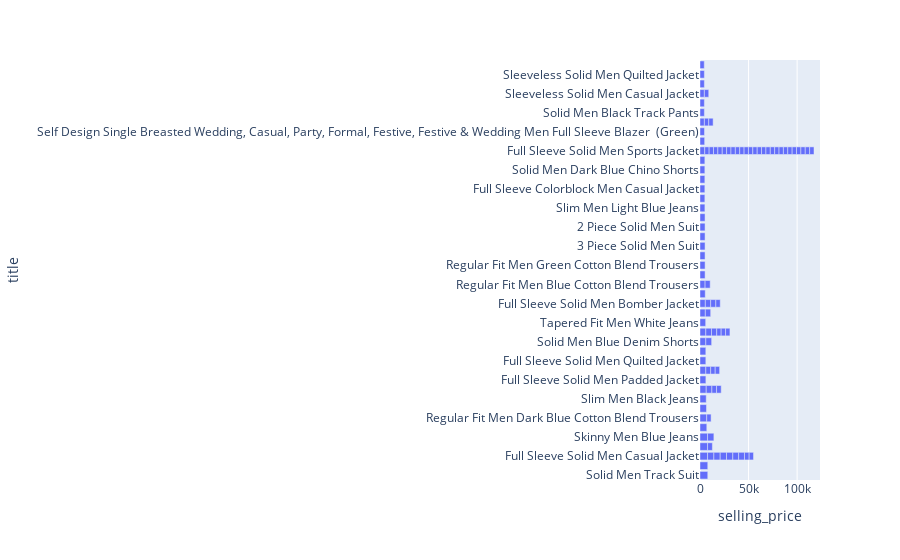

Notebook cell for this chart:
### Code cell
px.bar(high_selling_price_df,y='title',x='selling_price')

### Figure 1 — Plotly figure (JSON) as saved in the notebook; plotly's stock layout.template omitted (floating-point values rounded to 4 significant figures)
{"data": [{"alignmentgroup": "True", "hovertemplate": "selling_price=%{x}<br>title=%{y}<extra></extra>", "legendgroup": "", "marker": {"color": "#636efa", "pattern": {"shape": ""}}, "name": "", "offsetgroup": "", "orientation": "h", "showlegend": false, "textposition": "auto", "type": "bar", "x": [7999, 7998, 7799, 7799, 7794, 6998, 6925, 6692, 6499, 6499, 6499, 6499, 6493, 6399, 6399, 6049, 5999, 5999, 5998, 5998, 5990, 5990, 5990, 5990, 5843, 5843, 5843, 5498, 5498, 5498, 5498, 5394, 5394, 5299, 5243, 5243, 5243, 5243, 5200, 5199, 5199, 5199, 5188, 5060, 4999, 4999, 4998, 4998, 4990, 4990, 4949, 4899, 4799, 4799, 4799, 4783, 4654, 4599, 4559, 4559, 4559, 4549, 4515, 4500, 4499, 4499, 4499, 4499, 4499, 4499, 4499, 4499, 4499, 4499, 4499, 4499, 4499, 4499, 4499, 4499, 4499, 4499, 4499, 4499, 4499, 4499, 4499, 4499, 4499, 4499, 4499, 4499, 4499, 4499, 4499, 4498, 4498, 4493, 4479, 4387], "xaxis": "x", "y": ["Solid Men Track Suit", "Checkered Single Breasted Party Men Full Sleeve Blazer  (Grey)", "Full Sleeve Solid Men Casual Jacket", "Full Sleeve Printed Men Sweatshirt", "Skinny Men Blue Jeans", "Self Design Single Breasted Party Men Full Sleeve Blazer  (Blue)", "Regular Fit Men Dark Blue Cotton Blend Trousers", "Maxx Regular Men Black Jeans", "Full Sleeve Solid Men Casual Jacket", "Full Sleeve Solid Men Casual Jacket", "Full Sleeve Solid Men Casual Jacket", "Full Sleeve Solid Men Casual Jacket", "Skinny Men Blue Jeans", "Slim Men Black Jeans", "Slim Men Dark Blue Jeans", "Full Sleeve Solid Men Padded Jacket", "Tapered Fit Men Blue Jeans", "Full Sleeve Solid Men Casual Jacket", "Full Sleeve Solid Men Casual Jacket", "Full Sleeve Solid Men Quilted Jacket", "Solid Men Beige Denim Shorts", "Solid Men Blue Denim Shorts", "Solid Men Blue Denim Shorts", "Slim Men Blue Jeans", "Slim Men Blue Jeans", "Slim Men Dark Blue Jeans", "Tapered Fit Men White Jeans", "Full Sleeve Solid Men Riding Jacket", "Full Sleeve Solid Men Bomber Jacket", "Full Sleeve Solid Men Bomber Jacket", "Full Sleeve Solid Men Riding Jacket", "Regular Men Light Blue Jeans", "Slim Men Blue Jeans", "Full Sleeve Solid Men Bomber Jacket", "Regular Fit Men Blue Cotton Blend Trousers", "Regular Fit Men Brown Cotton Blend Trousers", "Regular Fit Men Blue Cotton Blend Trousers", "Regular Fit Men Green Cotton Blend Trousers", "Mods Western Star Self Design Sherwani", "3 Piece Solid Men Suit", "2 Piece Self Design Men Suit", "2 Piece Solid Men Suit", "Full Sleeve Self Design Men Casual Jacket", "Slim Men Light Blue Jeans", "Full Sleeve Striped Men Bomber Jacket", "Tapered Fit Men Blue Jeans", "Full Sleeve Colorblock Men Casual Jacket", "Full Sleeve Solid Men Jacket", "Solid Men Dark Blue Chino Shorts", "Solid Men White Chino Shorts", "Full Sleeve Printed Men Sweatshirt", "Full Sleeve Solid Men Sports Jacket", "Full Sleeve Solid Men Casual Jacket", "Slim Men Dark Blue Jeans", "Slim Men Dark Blue Jeans", "Vairavaa Tex Solid Men Dhoti", "Tapered Fit Men Blue Jeans", "Self Design Single Breasted Wedding, Casual, Party, Formal, Festive, Festive & Wedding Men Full Sleeve Blazer  (Green)", "Slim Men Blue Jeans", "Tapered Fit Men Blue Jeans", "Slim Men Blue Jeans", "Full Sleeve Solid Men Bomber Jacket", "Full Sleeve Solid Men Sweatshirt", "Full Sleeve Solid Men Sweatshirt", "Full Sleeve Solid Men Sports Jacket", "Full Sleeve Solid Men Sports Jacket", "Full Sleeve Solid Men Sports Jacket", "Full Sleeve Solid Men Sports Jacket", "Full Sleeve Solid Men Sports Jacket", "Solid Men Black Track Pants", "Full Sleeve Solid Men Sports Jacket", "Full Sleeve Solid Men Sports Jacket", "Full Sleeve Solid Men Sports Jacket", "Full Sleeve Solid Men Sports Jacket", "Full Sleeve Solid Men Sports Jacket", "Full Sleeve Solid Men Casual Jacket", "Full Sleeve Solid Men Sports Jacket", "Full Sleeve Solid Men Sports Jacket", "Full Sleeve Solid Men Sweatshirt", "Full Sleeve Solid Men Sports Jacket", "Full Sleeve Color Block Men Sweatshirt", "Full Sleeve Solid Men Sports Jacket", "Full Sleeve Solid Men Sports Jacket", "Full Sleeve Solid Men Sports Jacket", "Full Sleeve Solid Men Sports Jacket", "Full Sleeve Solid Men Sports Jacket", "Full Sleeve Solid Men Sports Jacket", "Full Sleeve Solid Men Sports Jacket", "Full Sleeve Solid Men Sports Jacket", "Full Sleeve Solid Men Sports Jacket", "Full Sleeve Solid Men Sports Jacket", "Full Sleeve Solid Men Sports Jacket", "Full Sleeve Solid Men Sports Jacket", "Sleeveless Solid Men Casual Jacket", "Full Sleeve Solid Men Varsity Jacket", "Sleeveless Solid Men Quilted Jacket", "Sleeveless Solid Men Casual Jacket", "Regular Fit Men Dark Blue Cotton Blend Trousers", "Slim Men Blue Jeans", "SIVAA TEX Men's Pure Silk White Dhoti Men Dhoti"], "yaxis": "y"}], "layout": {"barmode": "relative", "legend": {"tracegroupgap": 0}, "margin": {"t": 60}, "xaxis": {"anchor": "y", "domain": [0, 1], "title": {"text": "selling_price"}}, "yaxis": {"anchor": "x", "domain": [0, 1], "title": {"text": "title"}}}}
